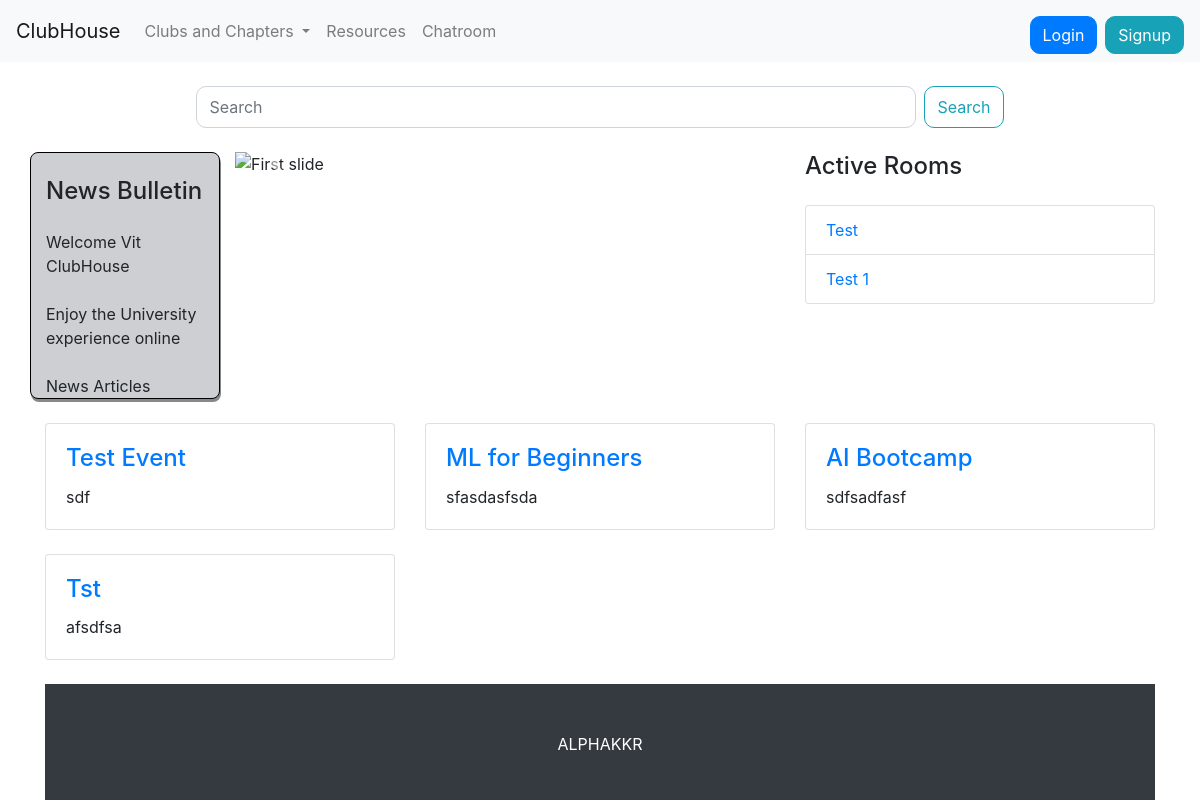
Before: / with the older database file.
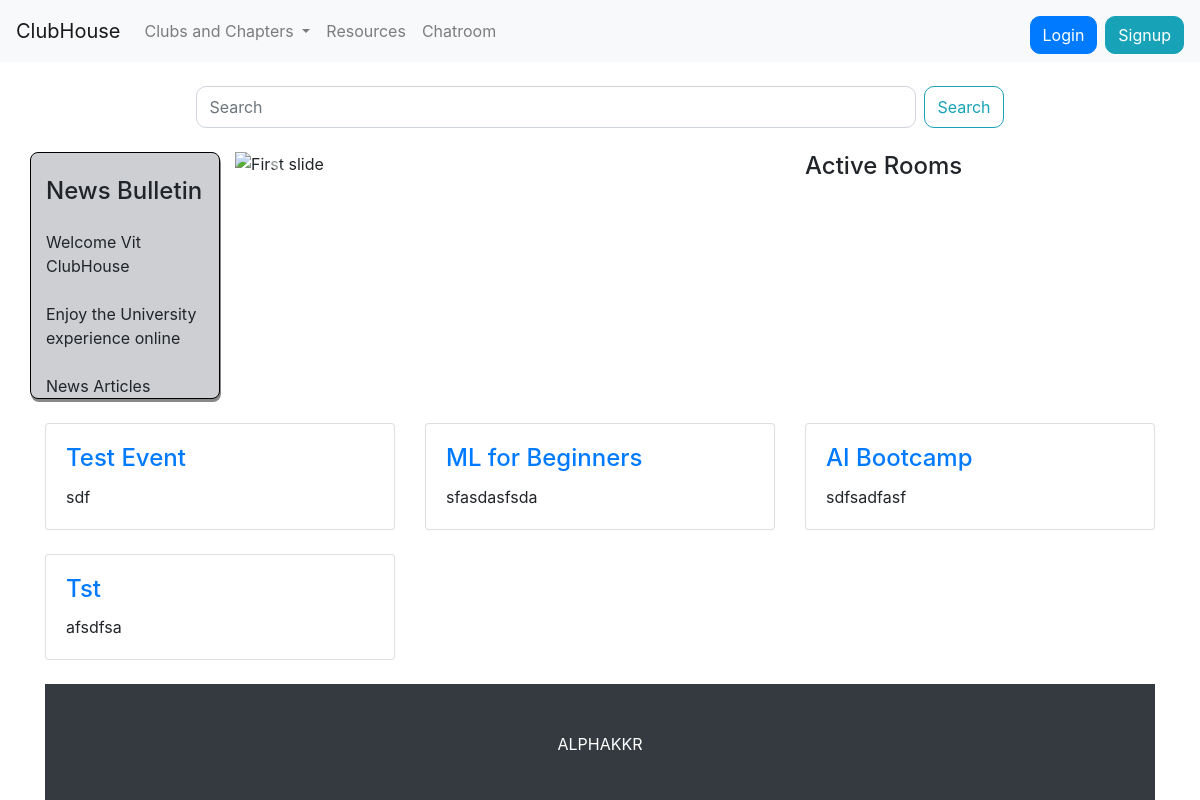
After: the same page with the newer database file.
### chatapp/models.py (models this page shows, shortened)
class Room(models.Model):
    user = models.ForeignKey(UserAccount, on_delete=models.CASCADE, null=True)
    name = models.TextField(max_length=200, primary_key=True)
    created = models.DateTimeField(auto_now_add=True, null=True)
    ipaddress = models.GenericIPAddressField(null=True)

### clubs/models.py (models this page shows, shortened)
class ClubEvent(models.Model):
    club_name       = models.ForeignKey(ClubAccount, on_delete=models.CASCADE, null=True)
    event_name      = models.CharField(max_length=100 ,default='', null=False, primary_key=True)
    event_desc      = models.TextField(default='', max_length=1000, null=True)
    event_poster    = models.ImageField(upload_to=path_and_rename_events, default='', null=True, storage=gd_storage, blank=True)
    poster_url      = models.URLField(default='', null=True, blank=True)
    event_url       = models.URLField(default='', null=True)

### homepage/views.py (the view)
# urls.py: path('', views.index, name='index'),
def index(request):
    if request.user.is_anonymous:
        return render(request, 'homepage/index.html', {'form_action': 'login', 'button_name': 'Login','objects': Room.objects.all(),'objects1':ClubEvent.objects.all()})
    else:
        return render(request, 'homepage/index.html', {'form_action': 'profile', 'button_name': 'Profile','objects': Room.objects.all(),'objects1':ClubEvent.objects.all()})

### homepage/templates/homepage/index.html (shortened to what the changed rows need)
<!doctype html>
<html lang="en">
<head>
    <link rel="stylesheet" href="https://stackpath.bootstrapcdn.com/bootstrap/4.5.0/css/bootstrap.min.css"
>
    <link rel="stylesheet" href="//code.jquery.com/ui/1.12.1/themes/base/jquery-ui.css">
</head>
<body>
        {% if user.is_authenticated %}
        {% load i18n %}
        {% endif %}
    <div class="container">
        <div class="row">
            <div class="col-lg-4">
                <div class="list-group">
                    {% for k in objects %}
                    {% if forloop.counter < 6 %}
                    <a href="/chatroom/{{k.name}}" class="list-group-item">{{k.name}}</a>
                    {% endif %}
                    {% endfor %}
                </div>
            </div>
        </div>
        <div class="row">
            {% for i in objects1 %}
            <div class="col-lg-4 col-md-6 mb-4">
                <div class="card h-100">
                    <div class="card-body">
                        <h4 class="card-title">
                            <a href="#">{{i.event_name}}</a>
                        </h4>
                        <p class="card-text">{{i.event_desc}}</p>
                    </div>
                </div>
            </div>
            {% if forloop.counter|divisibleby:3 %}
        </div>
        <div class="row">
            {% endif %}
            {% endfor %}
        </div>
</body>
</html>

Changed rows visible on the page:
removed Room: name "Test"
removed Room: name "Test 1"
